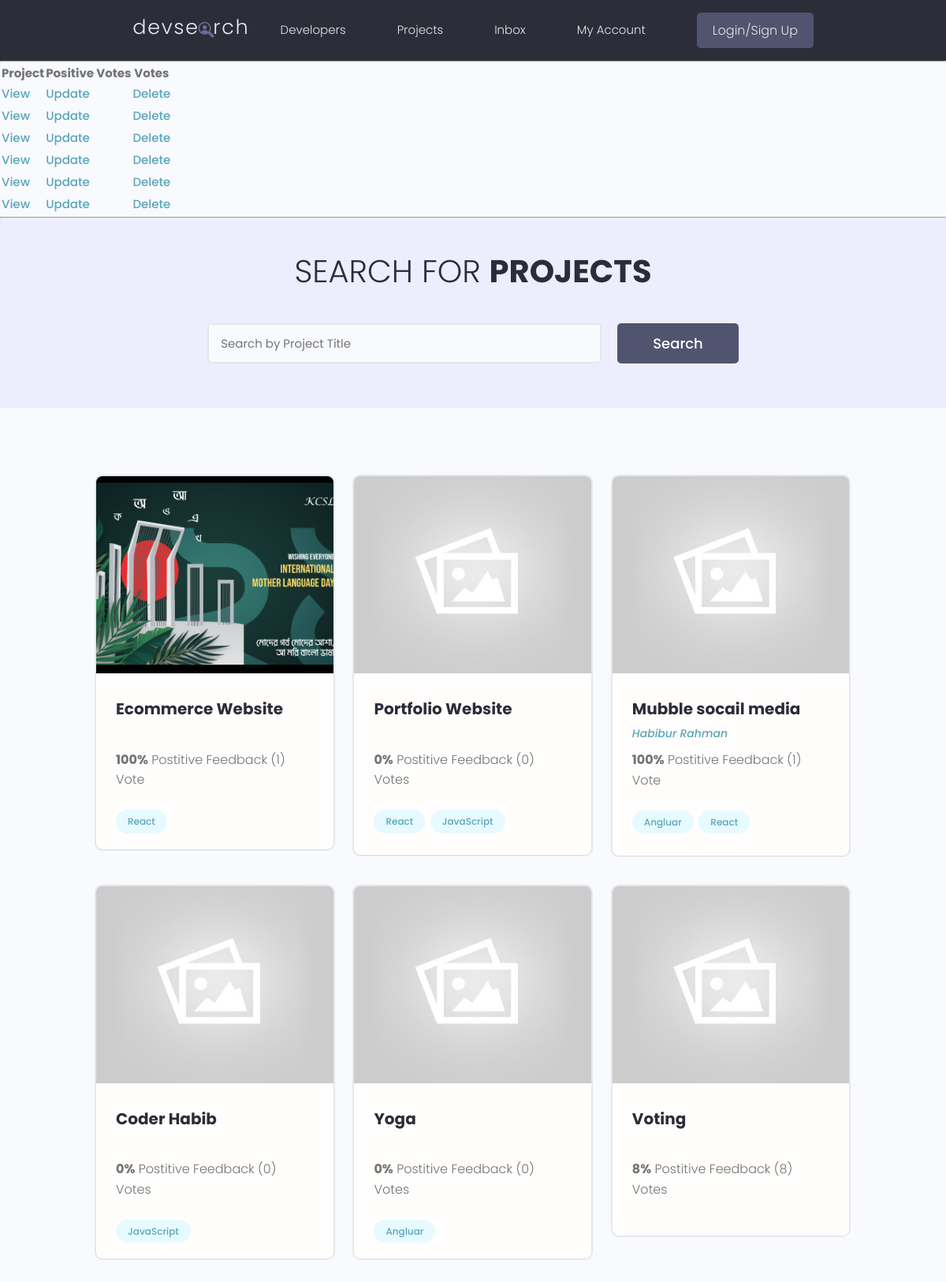
The page /projects/ on the database as committed earlier.
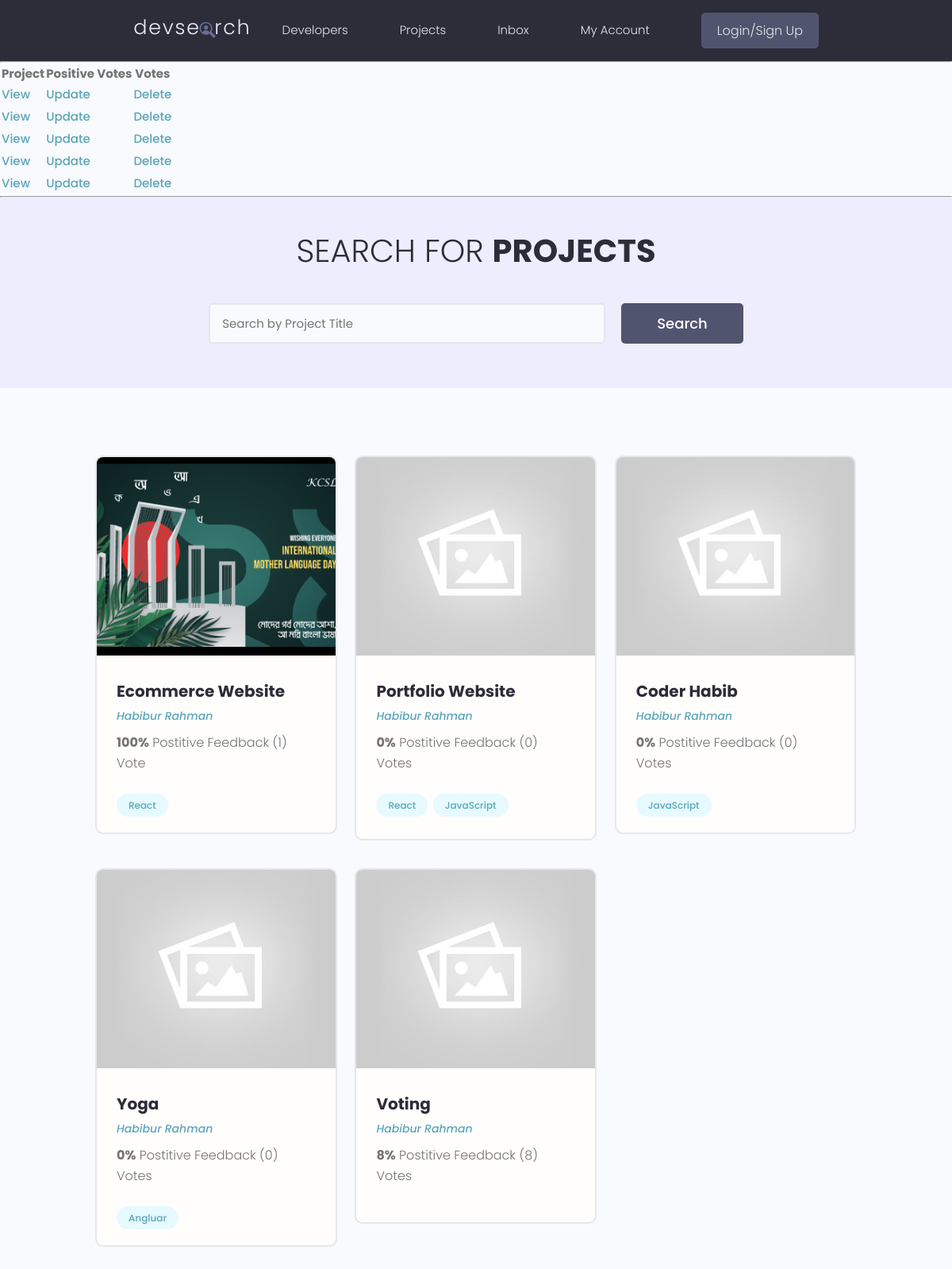
The same page on the database as committed later.
### projects/models.py (models this page shows, shortened)
class Project(models.Model):
    owner = models.ForeignKey(Profile,null= True, on_delete=models.SET_NULL)
    title = models.CharField(max_length=200)
    description = models.TextField(null=True, blank=True)
    featured_image = models.ImageField(null=True, blank=True,default="default.jpg")
    demo_link = models.CharField(max_length=2000, null=True, blank=True)
    source_link = models.CharField(max_length=2000, null=True, blank=True)
    tags = models.ManyToManyField('Tag', blank=True)
    vote_total = models.IntegerField(default=0, null=True, blank=True)
    vote_ratio = models.IntegerField(default=0, null=True, blank=True)
    created = models.DateField(auto_now_add=True)
    id = models.UUIDField(default=uuid.uuid4, unique=True, primary_key=True, editable=False)

class Tag(models.Model):
    name = models.CharField(max_length=200)
    created = models.DateField(auto_now_add=True)
    id = models.UUIDField(default=uuid.uuid4, unique=True, primary_key=True, editable=False)
    def __str__(self):
        return self.name

### users/models.py (models this page shows, shortened)
class Profile(models.Model):
    user = models.OneToOneField(User, on_delete=models.CASCADE, null=True, blank=True)
    name = models.CharField(max_length=200, blank=True, null=True)
    email = models.EmailField(max_length=500, blank=True, null=True)
    username = models.CharField(max_length=200, blank=True, null=True)
    location = models.CharField(max_length=200, blank=True, null=True)
    short_intro = models.CharField(max_length=200, blank=True, null=True)
    bio = models.TextField(blank=True, null=True)
    profile_image = models.ImageField(null=True, blank=True, upload_to='profiles/', default='profiles/user-default.png')
    social_github = models.CharField(max_length=200, blank=True, null=True)
    social_twitter = models.CharField(max_length=200, blank=True, null=True)
    social_linkedin = models.CharField(max_length=200, blank=True, null=True)
    social_youtube = models.CharField(max_length=200, blank=True, null=True)
    social_website = models.CharField(max_length=200, blank=True, null=True)
    created = models.DateField(auto_now_add=True)
    id = models.UUIDField(default=uuid.uuid4, unique=True, primary_key=True, editable=False)

### projects/views.py (the view)
# urls.py: path('projects/', include('projects.urls')),
def projects(request):
    projects = Project.objects.all()
    context = {'projects': projects}
    return render(request, 'projects/project.html', context)

### projects/templates/projects/project.html (shortened to what this page needs)
{% extends 'main.html' %}
{% block content %}
<hr>
<table>
    <tr>
        <th>Project</th>
        <th>Positive Votes</th>
        <th>Votes</th>
    </tr>
    {% for project in projects %}
    <tr>
        <td><a href="{% url 'single-projects' project.id %}">View</a></td>
        <td><a href="{% url 'update-project' project.id %}">Update</a></td>
        <td><a href="{% url 'delete-project' project.id %}">Delete</a></td>
    </tr>
    {% endfor %}
</table>
<hr>
<main class="projects">
    <section class="hero-section text-center">
      <div class="container container--narrow">
        <div class="hero-section__box">
          <h2>Search for <span>Projects</span></h2>
        </div>
        <div class="hero-section__search">
          <form class="form" action="#" method="get">
            <div class="form__field">
              <input class="input input--text" id="formInput#search" type="text" name="text"
                placeholder="Search by Project Title" />
            </div>
            <input class="btn btn--sub btn--lg" type="submit" value="Search" />
          </form>
        </div>
      </div>
    </section>
    <section class="projectsList">
      <div class="container">
        <div class="grid grid--three">
        {% for project in projects %}
          <div class="column">
            <div class="card project">
              <a href="{% url 'single-projects' project.id %}" class="project">
                <img class="project__thumbnail" src="{{project.featured_image.url}}" alt="project thumbnail" />
                <div class="card__body">
                  <h3 class="project__title">{{project.title}}</h3>
                  <p><a class="project__author" href="{% url 'user-profiles' project.owner.id %}">{{project.owner.name}}</a></p>
                  <p class="project--rating">
                    <span style="font-weight: bold;">{{project.vote_ratio}}%</span> Postitive
                    Feedback ({{project.vote_total}}) Vote{{project.vote_total|pluralize:"s"}}
                  </p>
                  <div class="project__tags">
                    {% for tag in project.tags.all %}
                    <span class="tag tag--pill tag--main">
                      <small>{{tag}}</small>
                    </span>
                    {% endfor%}
                  </div>
                </div>
              </a>
            </div>
          </div>
        {% endfor %}
        </div>
      </div>
    </section>
  </main>
{% endblock content %}

### templates/main.html (shortened to what this page needs)
<!DOCTYPE html>
{% load static %}
<html lang="en">
    <head>
        <link rel="stylesheet" href="https://cdn.iconmonstr.com/1.3.0/css/iconmonstr-iconic-font.min.css" />
        <link rel="stylesheet" href="{% static 'uikit/styles/uikit.css'%}" />
        <link rel="stylesheet" href="{% static 'styles/app.css' %}" />
    </head>
<body>
    {% include 'navbar.html' %}
    {% block content %}
    {% endblock content %}
</body>
</html>

### templates/navbar.html (shortened to what this page needs)
{% load static %}
<header class="header">
    <div class="container container--narrow">
      <a href="{% url 'profiles' %}" class="header__logo">
        <img src="{% static 'images/logo.svg'%}" alt="DevSearch Logo" />
      </a>
      <nav class="header__nav">
        <ul class="header__menu">
          <li class="header__menuItem"><a href="{% url 'profiles' %}">Developers</a></li>
          <li class="header__menuItem"><a href="{% url 'projects' %}">Projects</a></li>
          <li class="header__menuItem"><a href="inbox.html">Inbox</a></li>
          <li class="header__menuItem"><a href="account.html">My Account</a></li>
          {% if request.user.is_authenticated %}
          <li class="header__menuItem"><a href="{% url 'create-project' %}" class="btn btn--sub">Add Project</a></li>
          <li class="header__menuItem"><a href="{% url 'logout' %}" class="btn btn--sub">LogOut</a></li>
          {% else %}
          <li class="header__menuItem"><a href="{% url 'login' %}" class="btn btn--sub">Login/Sign Up</a></li>
          {% endif %}
        </ul>
      </nav>
    </div>
  </header>

### static/styles/app.css (style rules this page uses)
:root { --color-sub: #2d2d39; }
.btn--sub { background-color: var(--color-sub-light); }
.card { border: 2px solid var(--color-light); }
img { width: 100%; }
.header { position: sticky; z-index: 111; background-color: var(--color-sub); padding: 1.5rem 0; }
.header > .container { display: flex; justify-content: space-between; align-items: center; }
.header__logo > img { height: 3.8rem; }
.header__nav > ul { display: inline-flex; align-items: center; list-style: none; gap: 6.5rem; }
.header__menuItem > a { color: var(--color-light); font-weight: 300; }
.hero-section { height: 40vh; display: flex; align-items: center; background-color: var(--color-sub); }
.hero-section__box { margin-bottom: 4rem; }
.hero-section__box > h2, .hero-section__box > h2 > span { font-size: 4rem; color: var(--color-light); line-height: 1.3; text-transform: uppercase; }
.hero-section__box > h2 { font-weight: 300; }
.hero-section__box > h2 > span { font-weight: 700; }
.hero-section__search > .form { display: flex; align-items: center; justify-content: center; gap: 2rem; }
.hero-section__search > .form input.input--text { width: 50rem; }
.project__author { font-size: 1.4rem; font-style: italic; }
.project--rating { margin-bottom: 1.6em; margin-top: .5em; }
.projects > .hero-section { background: var(--color-sub-lighter); height: 30vh; }
.projects .hero-section__box { margin-bottom: 2.5rem; }
.projects .hero-section__box > h2 { color: var(--color-sub); }
.projects .hero-section__box > h2 > span { font-weight: 700; color: var(--color-sub); }
.projectsList { margin-top: 8rem; }
.project__thumbnail { height: 25rem; object-fit: cover; object-position: top center; }
.project__title { font-size: 2rem; font-weight: 700; color: var(--color-sub); }

### static/uikit/styles/modules/_variables.css (style rules this page uses)
:root { --color-main: #5aa5b9; --color-main-light: #e6faff; --color-sub: #3f4156; --color-sub-light: #51546e; --color-sub-lighter: #ededfd; --color-text: #737373; --color-gray: #8b8b8b; --color-light: #e5e7eb; --color-light-gray: #767676; --color-bg: #f8fafd; --color-white: #fffefd; --color-white-light: #f3f3f3; --color-success: #359e64; --color-success-bg: #def8e8; --color-error: #fc4b0b; --color-error-bg: #fff2ee; --font-base: 'Poppins', arial, helvetica, 'Segoe UI', roboto, ubuntu, sans-serif; --font-monospace: 'Fira Code', 'Courier New', courier, monospace; --font-regular: 300; --font-medium: 500; --font-bold: 700; --generic-shadow: 1px 1px 5px #00000010; --generic-transition: all 0.3s ease-in-out; }

### static/uikit/styles/modules/_base.css (style rules this page uses)
* { margin: 0; padding: 0; box-sizing: border-box; text-rendering: optimizeLegibility; color: inherit; font-size: inherit; }
html { font-size: 50%; }
@media only screen and (min-width: 480px) { html { font-size: 56.25%; } }
@media only screen and (min-width: 1200px) { html { font-size: 62.5%; } }
body { line-height: 1.6; font-weight: 400; font-size: 1.5rem; color: var(--color-text); background-color: var(--color-bg); min-height: 100vh; }

### static/uikit/styles/modules/_typography.css (style rules this page uses)
* { font-family: var(--font-base); }
h2 { font-size: 3.6rem; font-weight: var(--font-bold); }
h3 { font-size: 3.2rem; font-weight: var(--font-medium); }
p, span, strong { font-size: 1.6rem; color: var(--color-text); font-weight: var(--font-regular); }
a { padding-bottom: 2px; text-decoration: none; display: inline-block; color: var(--color-main); font-weight: var(--font-medium); }

### static/uikit/styles/modules/_utilities.css (style rules this page uses)
.container { width: 92%; max-width: 165rem; margin: 0 auto; box-sizing: border-box; }
.container--narrow { width: 92%; max-width: 120rem; }
@media screen and (min-width: 1000px) { .container { width: 90%; } }
@media screen and (min-width: 1000px) { .container--narrow { width: 85%; } }
@media screen and (min-width: 1200px) { .container { width: 80%; } }
@media screen and (min-width: 1200px) { .container--narrow { width: 72%; } }
.text-center { text-align: center; }

### static/uikit/styles/modules/_button.css (style rules this page uses)
.btn { display: inline-block; position: relative; cursor: pointer; background-color: var(--color-light); font-weight: var(--font-medium); color: var(--color-sub); text-decoration: none; padding: 1rem 2rem; border-radius: 0.5rem; border: none; width: -webkit-fit-content; width: -moz-fit-content; width: fit-content; height: -webkit-fit-content; height: -moz-fit-content; height: fit-content; font-size: 1.6rem; outline-width: 0; outline-color: transparent; -webkit-backface-visibility: hidden; backface-visibility: hidden; transition: all 0.3s ease-in-out; }
.btn--sub { background-color: var(--color-sub); color: var(--color-white); }
.btn--lg { font-size: 1.8rem; padding: 1.2rem 4.5rem; }

Rows that differ between the two databases and show on the page:
removed Project: featured_image (placeholder picture), title "Mubble socail media", owner.name "Habibur Rahman", vote_ratio "100", vote_total "1", Tag (name "Angluar"), Tag (name "React")
changed Project "Ecommerce Website": owner.name (not shown) → "Habibur Rahman"
changed Project "Portfolio Website": owner.name (not shown) → "Habibur Rahman"
changed Project "Coder Habib": owner.name (not shown) → "Habibur Rahman"
changed Project "Yoga": owner.name (not shown) → "Habibur Rahman"
changed Project "Voting": owner.name (not shown) → "Habibur Rahman"
